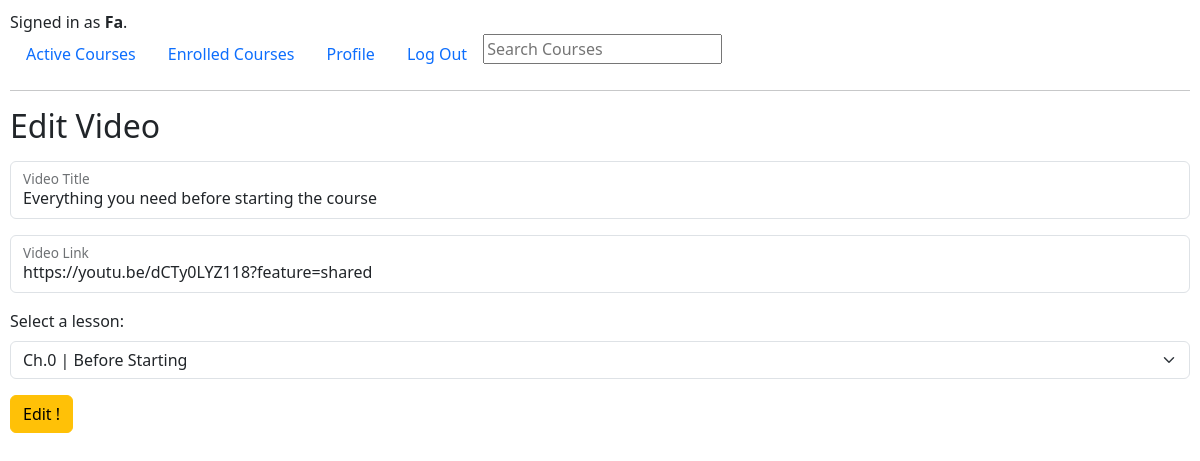
The page /editVid/17 (signed in) on the database its author committed.
### revuCMS/models.py (models this page shows, shortened)
class User(AbstractUser):
    pass

class Video(models.Model):
    title = models.CharField(max_length=100)
    lesson = models.ForeignKey(Lesson, on_delete=models.CASCADE, blank=True, null=True, related_name='lesson')
    video = models.CharField(max_length=300)

class Lesson(models.Model):
    title = models.CharField(max_length=100)
    course = models.ForeignKey(Course, on_delete=models.CASCADE, blank=True, null=True, related_name='course')
    def __str__(self):
        return self.title

### revuCMS/views.py (the view, shortened to what this page needs)
# urls.py: path("editVid/<int:id>", views.editVid, name="editVid"),
def editVid(request, id):
    vidData = Video.objects.get(pk=id)
    lessonData = vidData.lesson
    courseData = lessonData.course
    allLessons = Lesson.objects.filter(course=courseData.id)
    if request.method == "GET":
        return render(request, 'revuCMS/editVid.html', {
            "video": vidData,
            "lessons": allLessons
        })

### revuCMS/templates/revuCMS/editVid.html (shortened to what this page needs)
{% extends "revuCMS/layout.html" %}
{% block body %}
    <h2>Edit Video</h2>
    <form action="{% url 'editVid' id=video.id %}" method="POST" class="my-3">
        <div class="form-floating mb-3">
            <input type="text" name="title" class="form-control" id="title" placeholder="Title" value="{{ video.title }}">
            <label for="title">Video Title</label>
        </div>
        <div class="form-floating mb-3">
            <input type="text" name="vidLink" class="form-control" id="vidLink" placeholder="vidLink" value="{{ video.video }}">
            <label for="vidLink">Video Link</label>
        </div>
        <div class="form-group my-3">
            <label for="lesson">Select a lesson:</label>
            <select name="lesson" class="form-select" aria-label="Default select example">
                <option value="{{ video.lesson }}" selected hidden >{{ video.lesson }}</option>
            </select>
        </div>
        <button type="submit" class="btn btn-warning">Edit !</button>
    </form>
{% endblock %}

### revuCMS/templates/revuCMS/layout.html (shortened to what this page needs)
{% load static %}
<!DOCTYPE html>
<html lang="en">
    <head>
        <link rel="stylesheet" href="https://stackpath.bootstrapcdn.com/bootstrap/4.4.1/css/bootstrap.min.css">
        <link href="{% static 'revuCMS/styles.css' %}" rel="stylesheet">
        <link rel="stylesheet" href="https://cdn.jsdelivr.net/npm/bootstrap@5.3.2/dist/css/bootstrap.min.css">
        <link rel="stylesheet" href="https://cdnjs.cloudflare.com/ajax/libs/font-awesome/6.5.1/css/all.min.css" />
    </head>
    <body>
        <div>
            {% if user.is_authenticated %}
                Signed in as <strong>{{ user.username }}</strong>.
            {% else %}
                Not signed in.
            {% endif %}
        </div>
        <ul class="nav">
            <li class="nav-item">
                <a class="nav-link" href="{% url 'index' %}">Active Courses</a>
            </li>
            {% if user.is_authenticated %}
                <li class="nav-item">
                    <a class="nav-link" href="{% url 'enrolledCourses' %}">Enrolled Courses</a>
                </li>
                <li class="nav-item">
                    <a class="nav-link" href="{% url 'profile' %}">Profile</a>
                </li>
                <li class="nav-item">
                    <a class="nav-link" href="{% url 'logout' %}">Log Out</a>
                </li>
            {% endif %}
                <li class="nav-item">
                    <form action="{% url 'search' %}" method="POST">
                        <input type="text" class="search" name="q" placeholder="Search Courses">
                    </form>
                </li>
        </ul>
        <hr>
        {% block body %}
        {% endblock %}
    </body>
</html>

### revuCMS/static/revuCMS/styles.css (style rules this page uses)
body { padding: 10px; }

### rows shown on the page
User: username "Fa"
Video: title "Everything you need before starting the course", vidLink "https://youtu.be/dCTy0LYZ118?feature=shared", lesson "Ch.0 | Before Starting"
